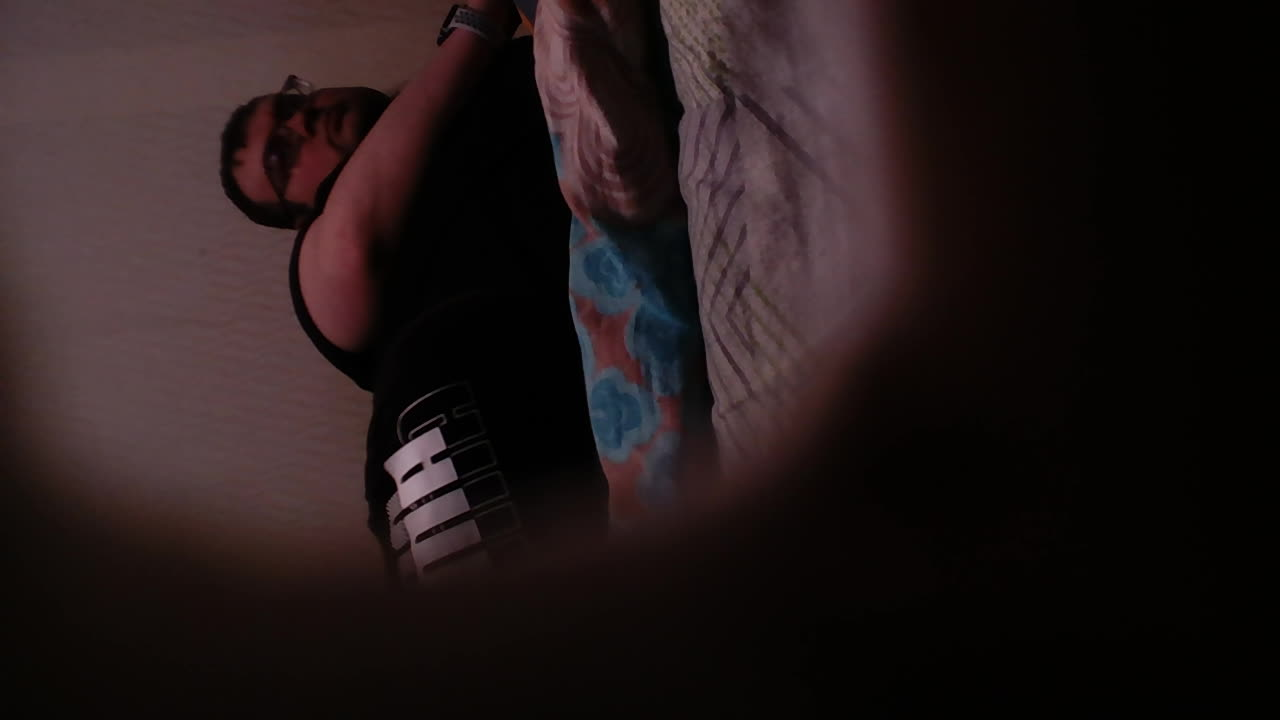
#> input picture test.jpg, 1280 x 720 px, given in place of the camera
$ python test_detection.py
#> lines starting #> are read from the running program, lines starting #| are printed output that depends on the picture; after the words box and inside, x2 and y2 are one past the last pixel; in counts of white or black regions, pixels touching at a corner belong together
### config.py
# -*- coding: utf-8 -*-
"""Конфигурация робота. Загружает переменные из .env"""

import os
import re
from pathlib import Path

# Загрузка .env
_env_path = Path(__file__).parent / ".env"
if _env_path.exists():
    for line in _env_path.read_text(encoding="utf-8").splitlines():
        line = line.strip()
        if line and not line.startswith("#") and "=" in line:
            k, v = line.split("=", 1)
            os.environ.setdefault(k.strip(), v.strip().strip('"\''))

# S3
AWS_ACCESS_KEY_ID = os.environ.get("AWS_ACCESS_KEY_ID", "")
AWS_SECRET_ACCESS_KEY = os.environ.get("AWS_SECRET_ACCESS_KEY", "")
AWS_DEFAULT_REGION = os.environ.get("AWS_DEFAULT_REGION", "ru1")
AWS_BUCKET = os.environ.get("AWS_BUCKET", "")
AWS_ENDPOINT = os.environ.get("AWS_ENDPOINT", "https://s3.ru1.storage.beget.cloud")
AWS_USE_PATH_STYLE = os.environ.get("AWS_USE_PATH_STYLE_ENDPOINT", "true").lower() == "true"

# LLM — либо консоль робота (mediarise-robot-console), либо OpenAI
LLM_CONSOLE_URL = os.environ.get("LLM_CONSOLE_URL", "")  # http://IP:port/api/chat
LLM_API_URL = os.environ.get("LLM_API_URL", "https://api.openai.com/v1/chat/completions")
LLM_API_KEY = os.environ.get("LLM_API_KEY", "")
LLM_MODEL = os.environ.get("LLM_MODEL", "gpt-4o-mini")


def _openai_base_url_from_chat_url(chat_url: str) -> str:
    """Из URL .../v1/chat/completions получить базу .../v1 для официального SDK."""
    u = (chat_url or "").strip().rstrip("/")
    if "/chat/completions" in u:
        u = u.split("/chat/completions", 1)[0].rstrip("/")
    return u or "https://api.openai.com/v1"


# База API OpenAI (чат/Whisper/TTS в SDK идут относительно неё). Переопределение: OPENAI_BASE_URL в .env
OPENAI_BASE_URL = (os.environ.get("OPENAI_BASE_URL") or "").strip() or _openai_base_url_from_chat_url(
    os.environ.get("LLM_API_URL", "https://api.openai.com/v1/chat/completions")
)

# Прокси для OpenAI/Whisper/TTS (SOCKS5 с DNS через прокси: socks5h://user:pass@host:port).
# Символы в пароле кодируйте: % -> %25, @ -> %40 (пример пароля %pwd@ -> %25pwd%40).
PROXY_URL = os.environ.get("PROXY_URL", "")
HTTP_TIMEOUT = int(os.environ.get("HTTP_TIMEOUT", "30"))
HTTP_RETRIES = int(os.environ.get("HTTP_RETRIES", "2"))

# Пути
BASE_DIR = Path(__file__).parent
RECORDINGS_DIR = BASE_DIR / "recordings"
SNAPSHOTS_DIR = BASE_DIR / "snapshots"
MEDIA_DIR = BASE_DIR / "media"
RECORDINGS_DIR.mkdir(exist_ok=True)
SNAPSHOTS_DIR.mkdir(exist_ok=True)
MEDIA_DIR.mkdir(exist_ok=True)

# GPIO (BCM)
# LED: rgb (R G B G — 4 контакта) или ws2812 (S V G)
LED_TYPE = os.environ.get("LED_TYPE", "rgb")
PIN_LED_DATA = int(os.environ.get("PIN_LED_DATA", "12"))
PIN_RGB_R, PIN_RGB_G, PIN_RGB_B = 17, 27, 22
PIN_BUTTON = 23
# Подсветка дисплея: GPIO26 (pin 37). Пусто = отключено.
# ВАЖНО: не используйте GPIO18 — он нужен I2S/PCM для wm8960.
_backlight_pin = os.environ.get("DISPLAY_BACKLIGHT_PIN", "26").strip()
DISPLAY_BACKLIGHT_PIN = int(_backlight_pin) if _backlight_pin else None
# Кнопка: active_low (нажатие = GND) или active_high (нажатие = 3.3V)
BUTTON_ACTIVE_LOW = os.environ.get("BUTTON_ACTIVE_LOW", "true").lower() == "true"

# Камера для детекции: opencv (V4L2) или picamera2 (CSI)
# На системах с ~512 МБ ОЗУ задайте меньше разрешение, например: CAMERA_WIDTH=320 CAMERA_HEIGHT=240
CAMERA_DETECTION = os.environ.get("CAMERA_DETECTION", "opencv")
CAMERA_INDEX = int(os.environ.get("CAMERA_INDEX", "0"))
CAMERA_ROTATE_180 = os.environ.get("CAMERA_ROTATE_180", "true").lower() == "true"
CAMERA_WIDTH = int(os.environ.get("CAMERA_WIDTH", "640"))
CAMERA_HEIGHT = int(os.environ.get("CAMERA_HEIGHT", "480"))
CAMERA_FPS = float(os.environ.get("CAMERA_FPS", "15"))
CAMERA_JPEG_QUALITY = int(os.environ.get("CAMERA_JPEG_QUALITY", "80"))

# Веб-интерфейс и MJPEG /camera/stream. Для доступа с других ПК и из интернета нужен WEB_HOST=0.0.0.0
# (все интерфейсы). WEB_HOST=127.0.0.1 — только с самой Raspberry Pi.
WEB_HOST = os.environ.get("WEB_HOST", "0.0.0.0").strip() or "0.0.0.0"
WEB_PORT = int(os.environ.get("WEB_PORT", "5000"))
WEB_AUTO_START = os.environ.get("WEB_AUTO_START", "true").lower() == "true"

REMOTE_BRIDGE_ENABLED = os.environ.get("REMOTE_BRIDGE_ENABLED", "false").lower() == "true"
REMOTE_BRIDGE_URL = os.environ.get("REMOTE_BRIDGE_URL", "").strip()
REMOTE_BRIDGE_TOKEN = os.environ.get("REMOTE_BRIDGE_TOKEN", "").strip()
REMOTE_ROBOT_ID = os.environ.get("REMOTE_ROBOT_ID", "robot-cat").strip() or "robot-cat"
REMOTE_PING_INTERVAL = float(os.environ.get("REMOTE_PING_INTERVAL", "15"))
REMOTE_STATUS_INTERVAL = float(os.environ.get("REMOTE_STATUS_INTERVAL", "5"))
REMOTE_VIDEO_MODE = os.environ.get("REMOTE_VIDEO_MODE", "webrtc").strip().lower() or "webrtc"

# Детекция: только локальный Python/OpenCV (Haar/HOG), без токенов
# Интервал проверки человека (сек), пауза после движения (сек)
PERSON_INTERVAL = float(os.environ.get("PERSON_INTERVAL", "8"))
PERSON_GREETING_TEXT = os.environ.get("PERSON_GREETING_TEXT", "Добрый день! Хорошего вам настроения!").strip() or "Добрый день! Хорошего вам настроения!"
PERSON_GREETING_COOLDOWN = float(os.environ.get("PERSON_GREETING_COOLDOWN", "600"))
MOTION_COOLDOWN = float(os.environ.get("MOTION_COOLDOWN", "5"))
DETECTION_EVENT_COOLDOWN = float(os.environ.get("DETECTION_EVENT_COOLDOWN", "30"))

# Звук: пусто = default (через PipeWire), иначе явно
AUDIO_DEVICE = os.environ.get("AUDIO_DEVICE", "").strip()
AUDIO_CARD_INDEX = int(os.environ.get("AUDIO_CARD_INDEX", "0"))
AUDIO_OUTPUT_VOLUME = max(0, min(100, int(os.environ.get("AUDIO_OUTPUT_VOLUME", "100"))))
TTS_PROVIDER = os.environ.get("TTS_PROVIDER", "openai").strip().lower() or "openai"
TTS_VOICE = os.environ.get("TTS_VOICE", "ru").strip() or "ru"
TTS_SPEED = int(os.environ.get("TTS_SPEED", "120"))
TTS_VOLUME = int(os.environ.get("TTS_VOLUME", "200"))
TTS_GAIN = float(os.environ.get("TTS_GAIN", "2.5"))
TTS_OPENAI_MODEL = os.environ.get("TTS_OPENAI_MODEL", "gpt-4o-mini-tts").strip() or "gpt-4o-mini-tts"
TTS_OPENAI_VOICE = os.environ.get("TTS_OPENAI_VOICE", "alloy").strip() or "alloy"
ASSISTANT_CHARACTER = os.environ.get("ASSISTANT_CHARACTER", "robot_cat").strip() or "robot_cat"

# Wake word: локальное пробуждение без токенов
WAKE_WORD_ENABLED = os.environ.get("WAKE_WORD_ENABLED", "false").lower() == "true"
WAKE_WORD_PHRASE = os.environ.get("WAKE_WORD_PHRASE", "Hello Kitty").strip() or "Hello Kitty"
WAKE_WORD_CHUNK_SEC = float(os.environ.get("WAKE_WORD_CHUNK_SEC", "2.0"))
WAKE_WORD_COOLDOWN = float(os.environ.get("WAKE_WORD_COOLDOWN", "6.0"))
WAKE_WORD_MATCH_THRESHOLD = float(os.environ.get("WAKE_WORD_MATCH_THRESHOLD", "0.72"))
WAKE_WORD_ALIASES = [
    item.strip()
    for item in re.split(r"[,\n;]+", os.environ.get("WAKE_WORD_ALIASES", "Kitty,Hello Katie,Hey Kitty,Hi Kitty"))
    if item.strip()
]
WAKE_WORD_MODEL_DIR = os.environ.get(
    "WAKE_WORD_MODEL_DIR",
    str(BASE_DIR / "data" / "vosk-model-small-en-us-0.15"),
).strip()

# Слушать ответы: сек записи, мин. длина текста чтобы ответить
LISTEN_DURATION = float(os.environ.get("LISTEN_DURATION", "6"))
LISTEN_MIN_TEXT = int(os.environ.get("LISTEN_MIN_TEXT", "2"))

# Снимки камеры: интервал (сек), 0 = отключено
SNAPSHOT_INTERVAL = float(os.environ.get("SNAPSHOT_INTERVAL", "5"))
SNAPSHOTS_UPLOAD_TO_S3 = os.environ.get("SNAPSHOTS_UPLOAD_TO_S3", "true").lower() == "true"

### test_detection.py
#!/usr/bin/env python3
# -*- coding: utf-8 -*-
"""Тест детекции лица. Запуск: python3 test_detection.py
Показывает кадр с камеры и рисует прямоугольники вокруг найденных лиц.
Выход: q или Ctrl+C."""

import cv2
import sys
from pathlib import Path

# Добавляем путь к модулям
sys.path.insert(0, str(Path(__file__).parent))

try:
    from config import CAMERA_DETECTION, CAMERA_INDEX, CAMERA_ROTATE_180
except ImportError:
    CAMERA_DETECTION = "opencv"
    CAMERA_INDEX = 0
    CAMERA_ROTATE_180 = True

try:
    from picamera2 import Picamera2
    HAS_PICAM = True
except ImportError:
    HAS_PICAM = False


def main():
    cascade_name = "haarcascade_frontalface_default.xml"
    cascade_path = None
    for p in [
        Path(cv2.data.haarcascades) / cascade_name if hasattr(cv2, "data") and hasattr(cv2.data, "haarcascades") else None,
        Path("/usr/share/opencv4/haarcascades") / cascade_name,
        Path("/usr/share/opencv/haarcascades") / cascade_name,
        Path(__file__).parent / "data" / cascade_name,
    ]:
        if p and p.exists():
            cascade_path = p
            break
    if not cascade_path:
        print("Ошибка: haarcascade_frontalface_default.xml не найден")
        return 1

    face_cascade = cv2.CascadeClassifier(str(cascade_path))
    if face_cascade.empty():
        print("Ошибка: не удалось загрузить cascade")
        return 1
    print(f"Cascade: {cascade_path}")

    cam = None
    use_picam = False
    if CAMERA_DETECTION == "opencv":
        cam = cv2.VideoCapture(CAMERA_INDEX)
        if cam.isOpened():
            cam.set(cv2.CAP_PROP_FRAME_WIDTH, 640)
            cam.set(cv2.CAP_PROP_FRAME_HEIGHT, 480)
        else:
            cam = None
    if cam is None and HAS_PICAM:
        try:
            cam = Picamera2()
            cam.configure(cam.create_video_configuration(main={"size": (640, 480), "format": "RGB888"}))
            cam.start()
            use_picam = True
        except Exception as e:
            print("Picamera2:", e)
            cam = None

    if cam is None:
        print("Камера недоступна")
        return 1
    print(f"Камера: {'picamera2' if use_picam else 'opencv'}")

    print("Смотрите в камеру. Выход: q")
    while True:
        if use_picam:
            frame = cam.capture_array()
            if CAMERA_ROTATE_180:
                frame = cv2.rotate(frame, cv2.ROTATE_180)
            gray = cv2.cvtColor(frame, cv2.COLOR_RGB2GRAY)
            display = cv2.cvtColor(frame, cv2.COLOR_RGB2BGR)
        else:
            ret, frame = cam.read()
#> frame is the input picture: shape (720, 1280, 3); mean B, G, R 25, 24.9, 35.6
            if not ret:
                continue
            if CAMERA_ROTATE_180:
                frame = cv2.rotate(frame, cv2.ROTATE_180)
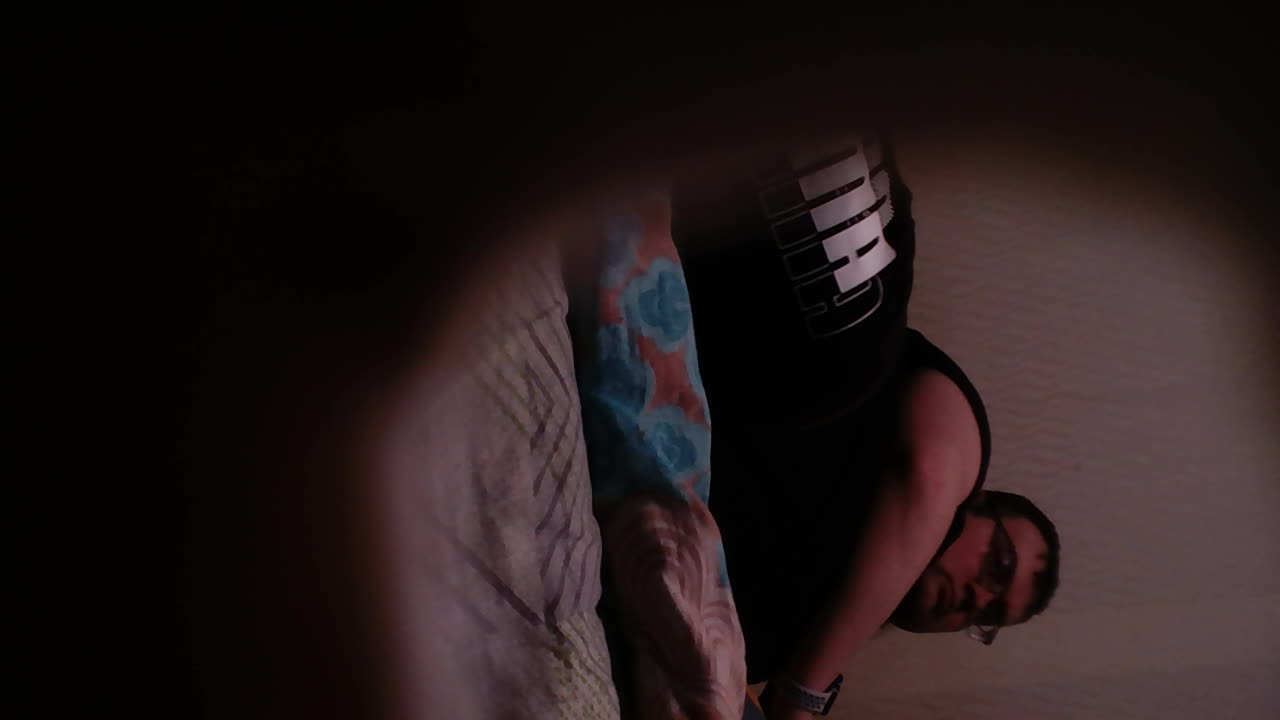
#> frame: shape (720, 1280, 3); mean B, G, R 25, 24.9, 35.6
            gray = cv2.cvtColor(frame, cv2.COLOR_BGR2GRAY)
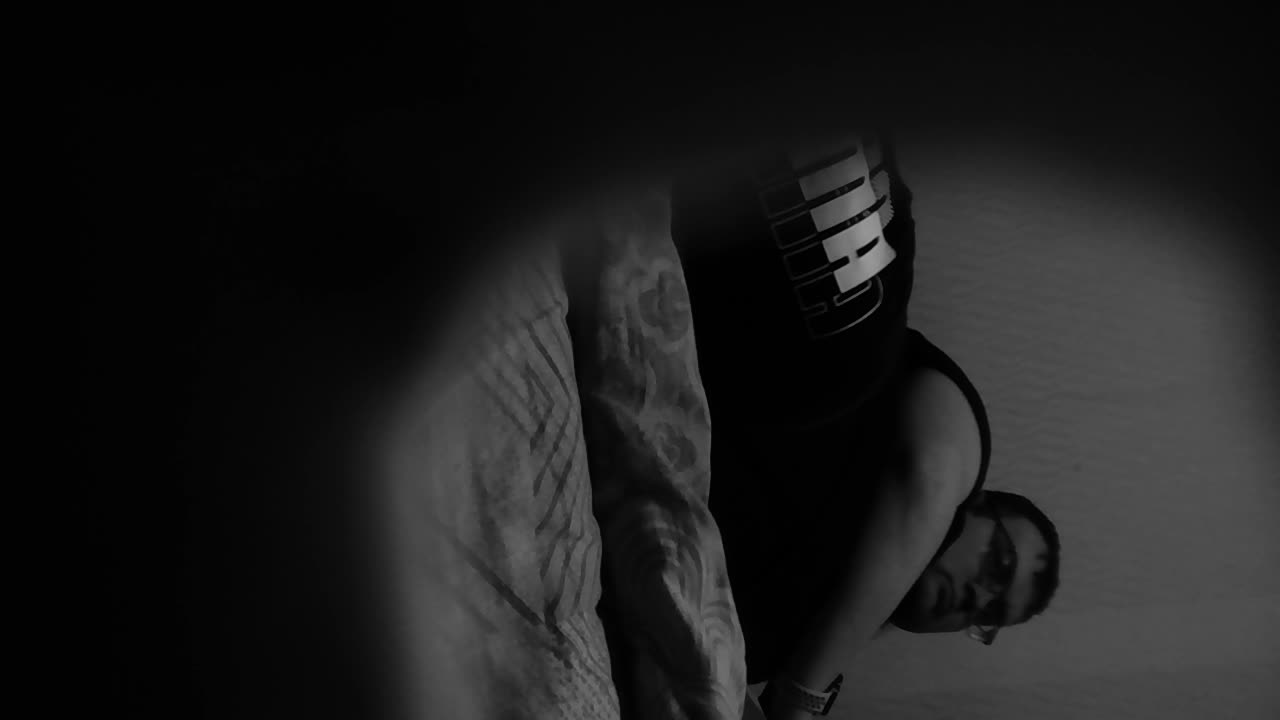
#> gray: shape (720, 1280); min 0, max 159, mean 28.1
            display = frame.copy()

        faces = face_cascade.detectMultiScale(gray, scaleFactor=1.05, minNeighbors=4, minSize=(40, 40))
#> faces = [[915, 453, 160, 160]]
        for (x, y, w, h) in faces:
            cv2.rectangle(display, (x, y), (x + w, y + h), (0, 255, 0), 2)
            cv2.putText(display, "FACE", (x, y - 5), cv2.FONT_HERSHEY_SIMPLEX, 0.5, (0, 255, 0), 1)
#> this loop made 1 pass
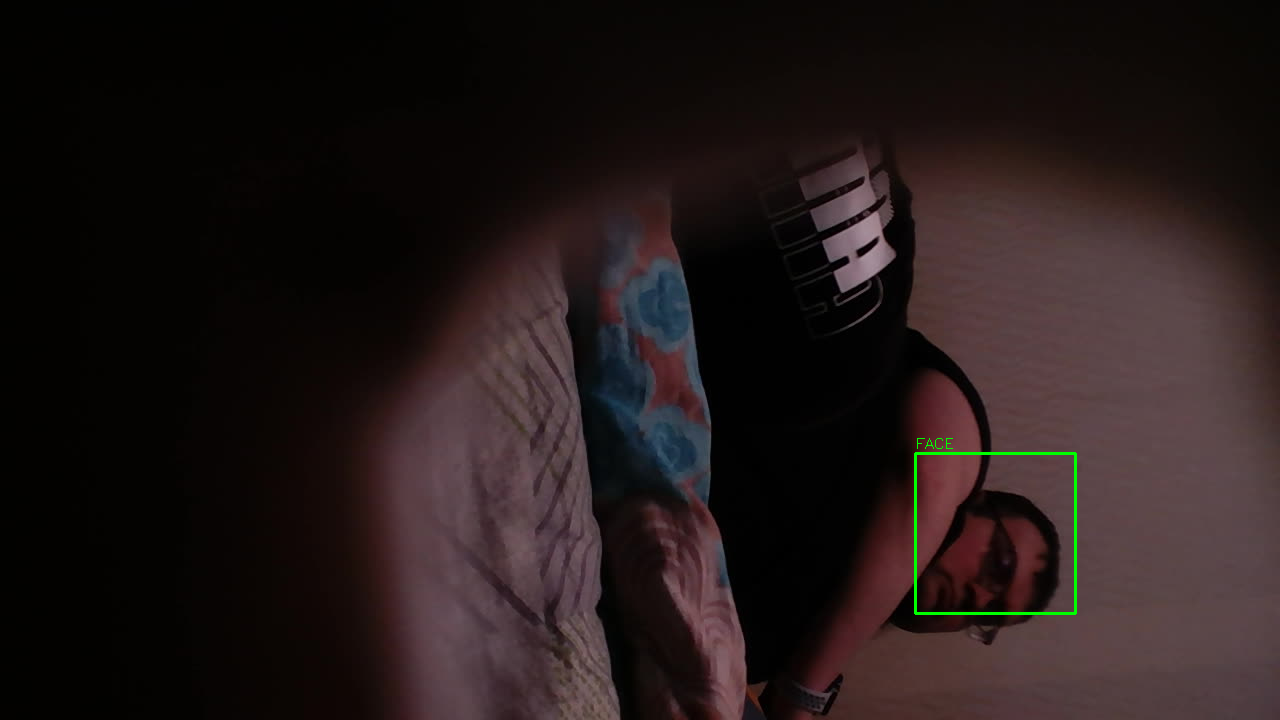
#> display: shape (720, 1280, 3); 0.22% of pixels changed, all inside (x1, y1, x2, y2) = (914, 438, 1077, 615)

        cv2.putText(display, f"Faces: {len(faces)}", (10, 30), cv2.FONT_HERSHEY_SIMPLEX, 1, (0, 255, 0), 2)
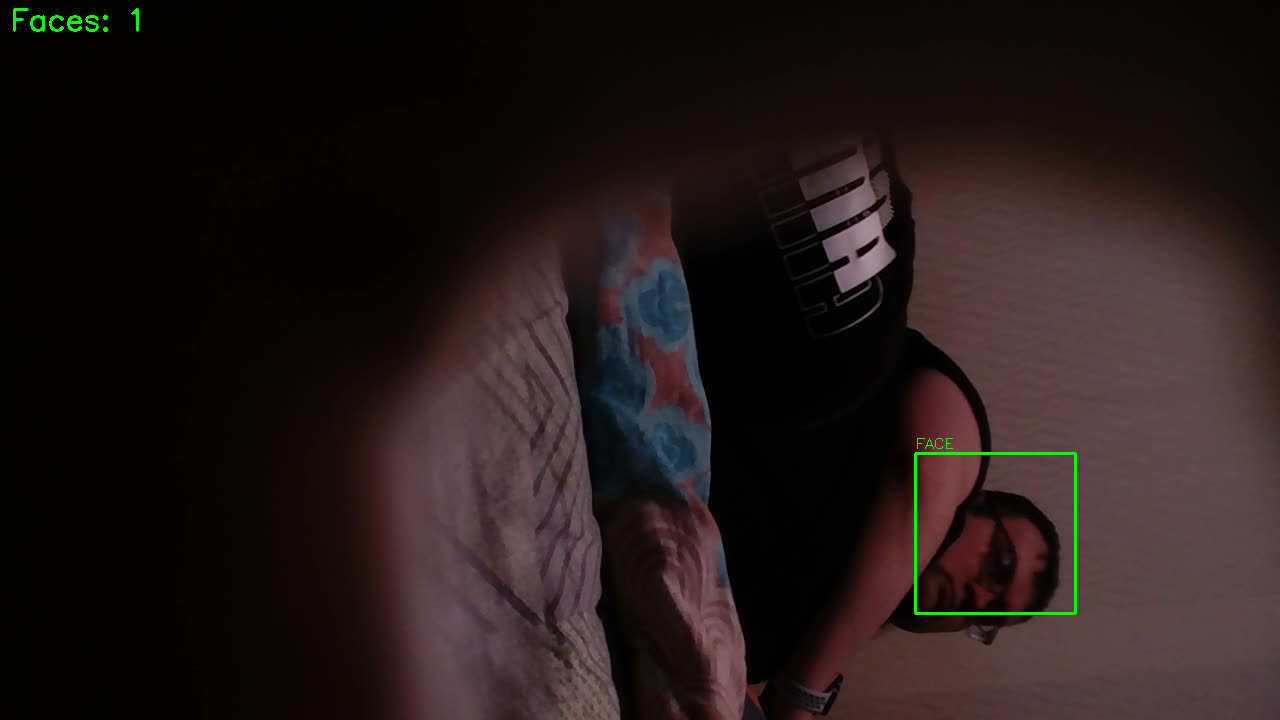
#> display: shape (720, 1280, 3); 0.08% of pixels changed, all inside (x1, y1, x2, y2) = (13, 8, 139, 32)
        cv2.imshow("Face Detection Test", display)
        if cv2.waitKey(1) & 0xFF == ord("q"):
#> (key q is pressed here)
            break

    if use_picam:
        cam.stop()
        cam.close()
    else:
        cam.release()
    cv2.destroyAllWindows()
    return 0


if __name__ == "__main__":
    sys.exit(main())
#> (the program exits here)
